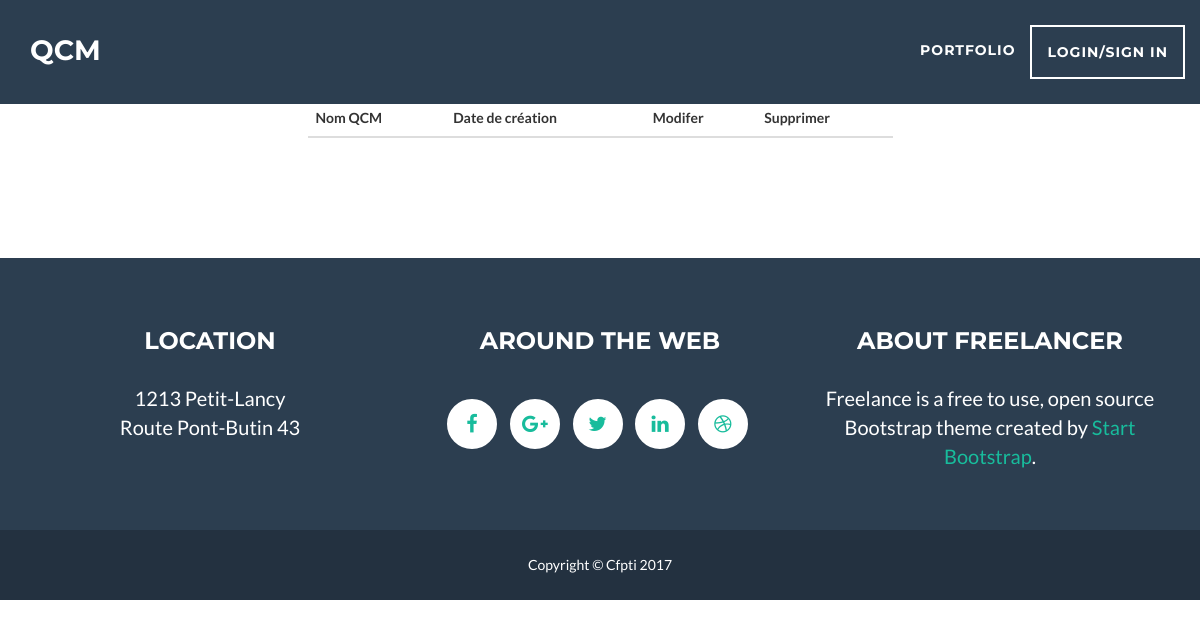
/readQcm.php, run on an earlier commit of the app's database.
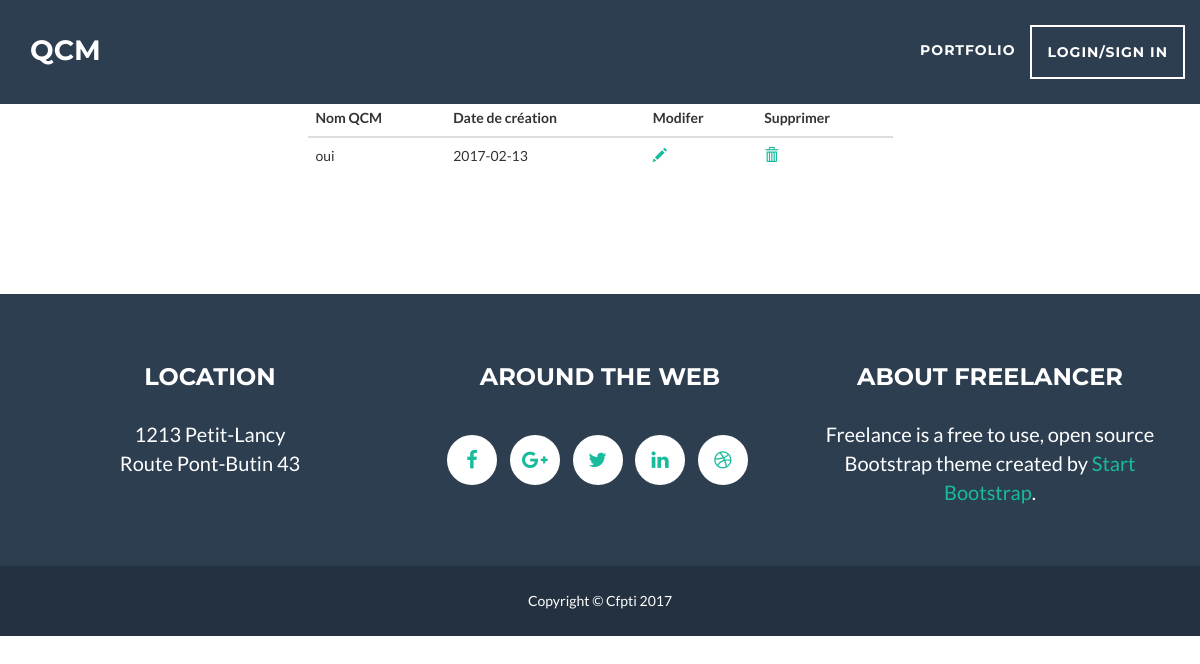
And on a later commit of the database.
### tables this page shows
CREATE TABLE `qcm` (
  `id_qcm` int(11) NOT NULL,
  `name` varchar(100) NOT NULL,
  `creation_date` date NOT NULL,
  `id_creator` int(11) NOT NULL
);

### qcmDao.inc.php (called while the page is built, shortened)
<?php
class QcmPdo{
    public static function GetPdo(){
        try {
            if (!isset($dbPdo)) {
                $dbc = new PDO("mysql:host=" . DB_HOST . ";dbname=" . DB_NAME , DB_USER, DB_PWD, array(
                PDO::MYSQL_ATTR_INIT_COMMAND => 'SET NAMES utf8',
                PDO::ATTR_PERSISTENT => true));
            }
        } catch (PDOException $e) {
            print "Erreur !: " . $e->getMessage() . "<br/>";
            die();
        }
        return $dbc;
    }
}
class QcmDao {
    public static function GetQcmByIdCreator($idUser){
        $req = "SELECT qcm.* FROM qcm, user WHERE user.id_user = qcm.id_creator AND qcm.id_creator = :id";
        $sql = QcmPdo::GetPdo()->prepare($req);
        $sql->bindParam(':id', $idUser);
        $sql->execute();
        return $sql->fetchAll(PDO::FETCH_ASSOC);
    }
}

### readQcm.php (the view, shortened to what this page needs)
<!DOCTYPE html>
<html>
    <head>
        <link href="TemplateQCM/css/vendor/bootstrap/css/bootstrap.min.css" rel="stylesheet">
        <link href="TemplateQCM/css/freelancer.min.css" rel="stylesheet">
        <link href="TemplateQCM/css/vendor/font-awesome/css/font-awesome.min.css" rel="stylesheet" type="text/css">
    </head>
    <body>
        <section>
            <div class="row">
                <div class="col-md-6 col-md-offset-3">
                    <table class="table table-hover">
                        <thead><th>Nom QCM</th><th>Date de création</th><th>Modifer</th><th>Supprimer</th></thead>
                        <?php
                            include_once("qcmDao.inc.php");
                            foreach(QcmDao::GetQcmByIdCreator(2) as $qcm)
                            {
                                echo '<tr><td>' . $qcm['name'] . '</td><td>' . $qcm['creation_date'] . '</td><td><a href="modifyQcm.php?id=' . $qcm['id_qcm'] . '"><span class="glyphicon glyphicon-pencil" aria-hidden="true"></span></a></td><td><a onclick="return myDelete(' . $qcm['id_qcm'] . ')" href=""><span class="glyphicon glyphicon-trash" aria-hidden="true"></span></a></td></tr>';
                            }
                        ?>
                    </table>
                </div>
            </div>
        </section>
    </body>
</html>

What changed in the data, as far as the page shows it:
now on this page (row edited): qcm: name "oui", creation_date "2017-02-13"
